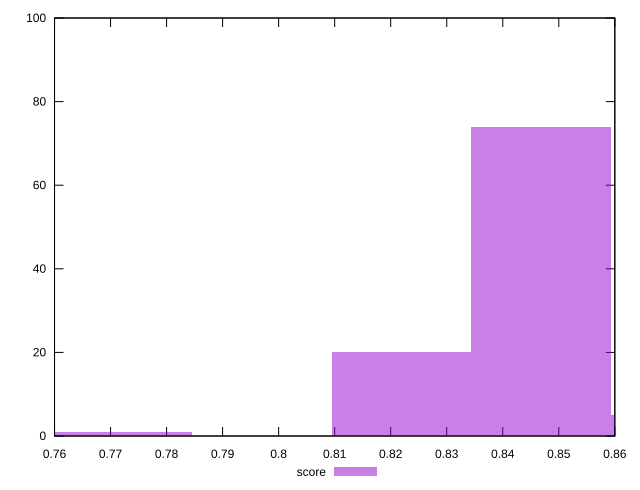

This figure's gnuplot source:
reset

$score <<EOF
0.7721051721806507 1
0.8468250275529717 74
0.8717316460104121 5
0.8219184090955314 20
EOF

set key outside below
set boxwidth 0.024906618457440344
set xrange [0.76:0.86]
set yrange [0:100]
set trange [0:100]
set style fill transparent solid 0.5 noborder
set terminal svg size 640, 490 enhanced background rgb 'white'
set output "reports/report_00032_2021-02-25T10-28-15.087Z/mainthread-work-breakdown/samples/astro/score/histogram.svg"

plot $score title "score" with boxes

reset
